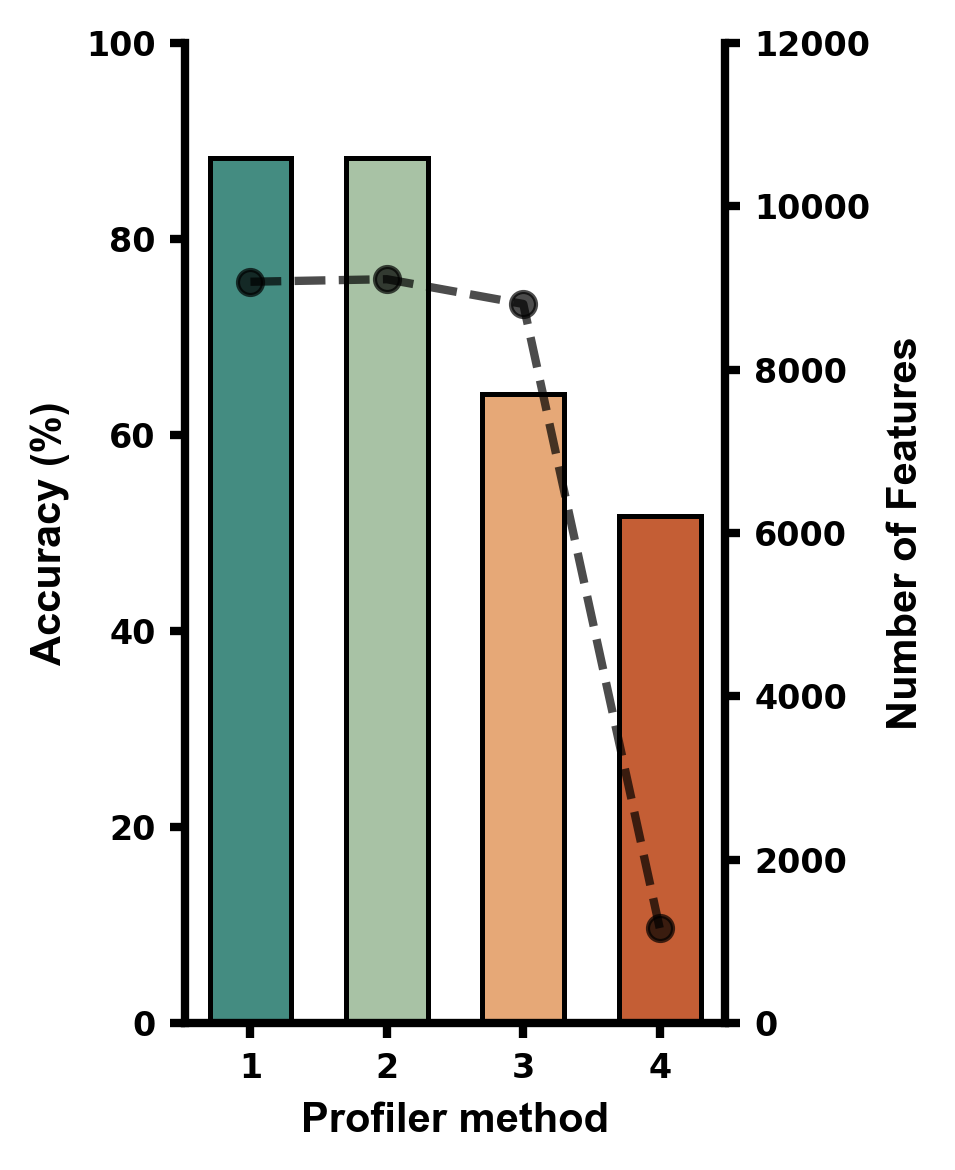

Recreate this plot in Python.
import matplotlib.pyplot as plt

# Manually specified values
accuracy_values = [88.3, 88.3, 64.2, 51.7]  # Example accuracies
feature_counts = [9077, 9108, 8805, 1164]  # Example feature counts
colors = ["#448C81", "#A8C2A5", "#E6A877", "#C45E35"]

# Labels
x_labels = ["1", "2", "3", "4"]

# Create figure and axes with transparent background
fig, ax1 = plt.subplots(figsize=(3.3, 4), facecolor="none")

# Bar plot (Accuracy)
bars = ax1.bar(
    x_labels,
    accuracy_values,
    color=colors,
    edgecolor="black",
    linewidth=1.2,
    width=0.6,
)

# Format primary y-axis (Accuracy)
ax1.set_ylabel("Accuracy (%)", weight="bold", fontsize=10, fontname="Arial")
ax1.set_xlabel("Profiler method", weight="bold", fontsize=10, fontname="Arial")

ax1.tick_params(axis="both", width=2, labelsize=8)
ax1.set_ylim(0, 100)

# Set font weight for tick labels
for label in ax1.get_xticklabels() + ax1.get_yticklabels():
    label.set_fontweight("bold")
    label.set_fontsize(8)

# Style spines
for side in ["left", "bottom", "right"]:
    ax1.spines[side].set_linewidth(2)
ax1.spines["top"].set_visible(False)

# Secondary y-axis for feature counts
ax2 = ax1.twinx()
ax2.plot(
    x_labels,
    feature_counts,
    marker="o",
    linestyle="--",
    color="black",
    linewidth=2,
    alpha=0.7,
    label="Feature Count",
)
ax2.set_ylabel("Number of Features", weight="bold", fontsize=10, fontname="Arial")
ax2.tick_params(axis="y", width=2, labelsize=8)

# Set font weight for secondary axis tick labels
for label in ax2.get_yticklabels():
    label.set_fontweight("bold")
    label.set_fontsize(8)

ax2.spines["top"].set_visible(False)
ax2.set_ylim(0, 12000)

plt.tight_layout()
plt.savefig(
    "PIMMS v1.2\PIMMS Validation Scripts\Mass_profiler_results_scatter_plot.png",
    dpi=300,
    transparent=True,
    bbox_inches="tight",
)
plt.show()
